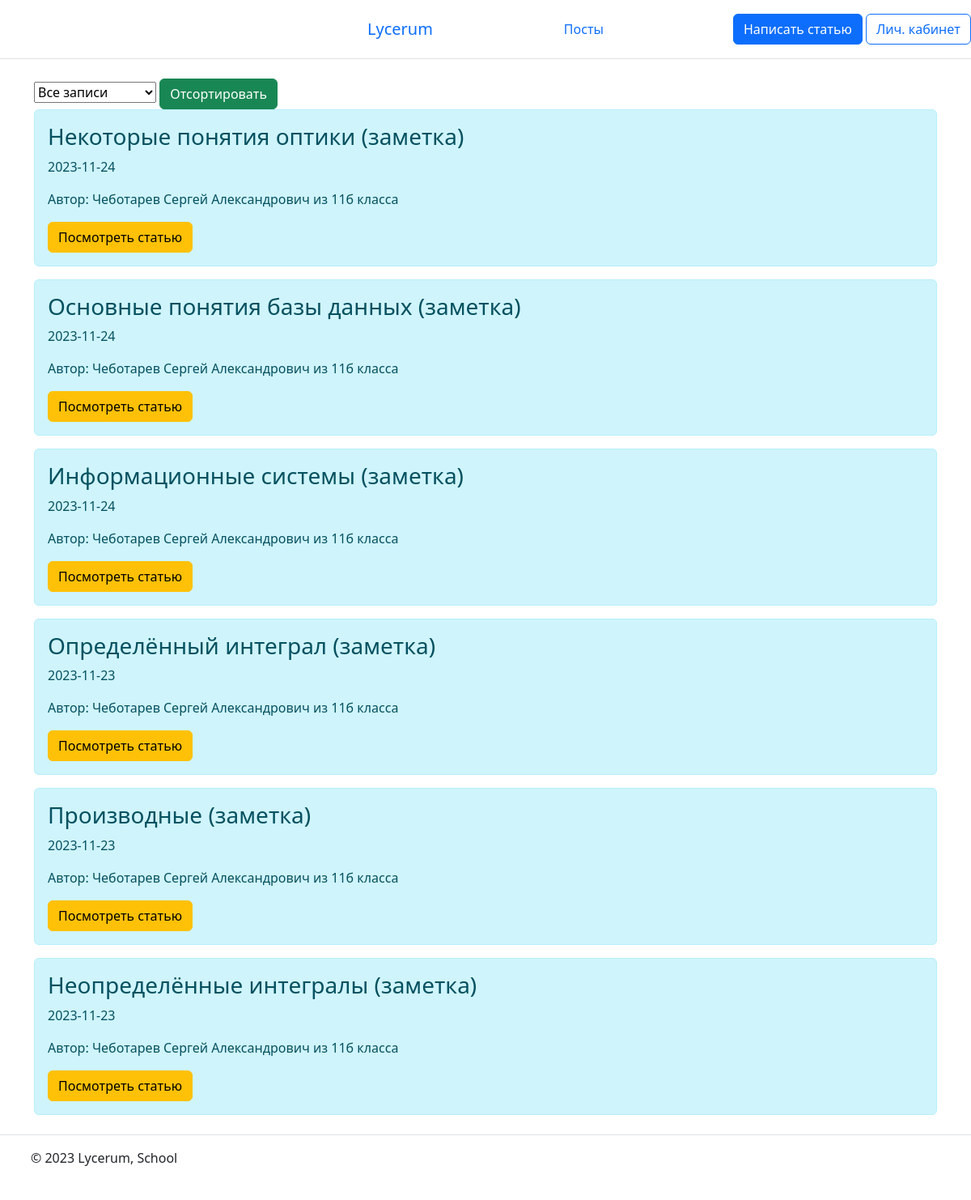
/posts (signed in), run on the app's committed database.
### webapp/models.py (models this page shows, shortened)
class Record(db.Model):
    __tablename__ = 'record'
    id = db.Column(db.Integer, primary_key=True)
    user_id = db.Column(db.Integer, db.ForeignKey('user.id'), nullable=False)
    users = db.relationship('User',
                            backref=db.backref('user', lazy='joined'),
                            lazy=True)
    title = db.Column(db.String(50), nullable=False)
    subject = db.Column(db.String, nullable=False)
    text = db.Column(db.Text, nullable=False)
    sum_of_files = db.Column(db.Integer, default=0)
    date = db.Column(db.DateTime, default=datetime.utcnow)

class User(db.Model, UserMixin):
    __tablename__ = 'user'
    id = db.Column(db.Integer, primary_key=True)
    user_login = db.Column(db.String, nullable=False, unique=True)
    password = db.Column(db.String, nullable=False)
    admin = db.Column(db.Integer, default=0)
    fullname = db.Column(db.String, nullable=False)
    school_class = db.Column(db.String, nullable=False)
    birth_date = db.Column(db.String, nullable=False)
    sum_of_record = db.Column(db.Integer, default=0)

### webapp/routs.py (the view, shortened to what this page needs)
@app.route('/posts', methods=['POST', 'GET'])
@login_required
def posts():
    return render_template('posts.html',
                           items=Record.query.order_by(Record.date.desc()).all()
                           )

### webapp/models.py (called while the page is built)
@manager.user_loader
def load_user(user_id):
    return User.query.get(user_id)

### webapp/routs.py (called while the page is built)
@app.after_request
def redirect_to_signin(response):
    if response.status_code == 401:
        return redirect(url_for('login_page') + '?next=' + request.url)
    return response

### webapp/templates/posts.html (shortened to what this page needs)
{% extends 'base.html' %}
{% block body %}
    <form method="post">
        <select name="subject">
            <option value="all">Все записи</option>
        </select>
        <input type="submit" class="btn btn-success" name="select_btn" value="Отсортировать">
    </form>
    {% for el in items %}
        <div class="alert alert-info">
            <h3>{{ el.title }}</h3>
            <p>{{ el.date.date() }}</p>
            <p>Автор: {{ el.users.fullname }} из {{ el.users.school_class }} класса</p>
            <a href="/posts/{{ el.id }}" class="btn btn-warning">Посмотреть статью</a>
        </div>
    {% endfor %}
{% endblock %}

### webapp/templates/base.html (shortened to what this page needs)
<!doctype html>
<html lang="ru">
<head>
    <link rel="stylesheet" href="https://cdn.jsdelivr.net/npm/bootstrap@5.2.3/dist/css/bootstrap.min.css">
</head>
<body>
<header class="d-flex flex-wrap align-items-center justify-content-center justify-content-md-between py-3 mb-4 border-bottom">
    <div class="col-md-3 mb-2 mb-md-0">
        <a href="/" class="d-inline-flex link-body-emphasis text-decoration-none">
            <svg class="bi" width="40" height="32" role="img" aria-label="Bootstrap"><use xlink:href="#bootstrap"></use></svg>
        </a>
    </div>
    <h5 class="my-0 mr-md-auto font-weight-normal">
        <a href="/" class="text-primary nav-link px-2 link-secondary">Lycerum</a>
    </h5>
    <ul class="nav col-12 col-md-auto mb-2 justify-content-center mb-md-0">
        <li><a href="/posts" class="text-primary nav-link px-2 link-secondary">Посты</a></li>
    </ul>
    <div class="col-md-3 text-end">
        <a href="/create_record" class="btn btn-primary">Написать статью</a>
        <a href="/personal_account">
            <button type="button" class="btn btn-outline-primary">Лич. кабинет</button>
        </a>
    </div>
</header>
<div class="container">
{% block body %}{% endblock %}
</div>
<footer class="d-flex flex-wrap justify-content-between align-items-center py-3 my-4 border-top">
    <div class="col-md-4 d-flex align-items-center">
      <a href="/" class="mb-3 me-2 mb-md-0 text-body-secondary text-decoration-none lh-1">
        <svg class="bi" width="30" height="24"><use xlink:href="#bootstrap"></use></svg>
      </a>
      <span class="mb-3 mb-md-0 text-body-secondary">© 2023 Lycerum, School</span>
    </div>
</footer>
</body>
</html>

### data on the page
Record: title "Некоторые понятия оптики (заметка)", date "2023-11-24", users.fullname "Чеботарев Сергей Александрович", users.school_class "11б"
Record: title "Основные понятия базы данных (заметка)", date "2023-11-24", users.fullname "Чеботарев Сергей Александрович", users.school_class "11б"
Record: title "Информационные системы (заметка)", date "2023-11-24", users.fullname "Чеботарев Сергей Александрович", users.school_class "11б"
Record: title "Определённый интеграл (заметка)", date "2023-11-23", users.fullname "Чеботарев Сергей Александрович", users.school_class "11б"
Record: title "Производные (заметка)", date "2023-11-23", users.fullname "Чеботарев Сергей Александрович", users.school_class "11б"
Record: title "Неопределённые интегралы (заметка)", date "2023-11-23", users.fullname "Чеботарев Сергей Александрович", users.school_class "11б"
